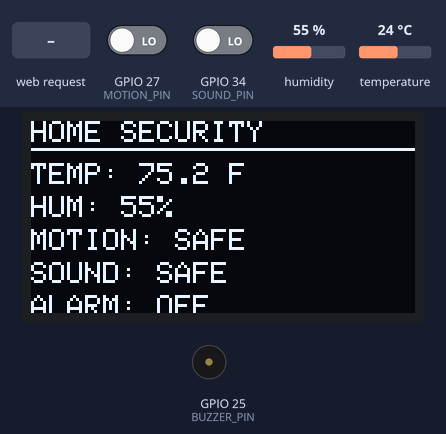
Simulated run of this sketch. Board: ESP32. Parts: 128×64 one-colour display, buzzer (waves = sounding, pin HIGH). The inputs (shaded band) are chosen by the test bench; at power-on: GPIO 27 (MOTION_PIN) LOW, GPIO 34 (SOUND_PIN) LOW, humidity 55 %, temperature 24 °C. WiFi joins after 1.5 s; servers stay silent unless stated; what the sketch prints to the serial monitor is not drawn.

Above: at 5.8 s.
5.9 s: HTTP request GET /alarm/on received
At 6.3 s:
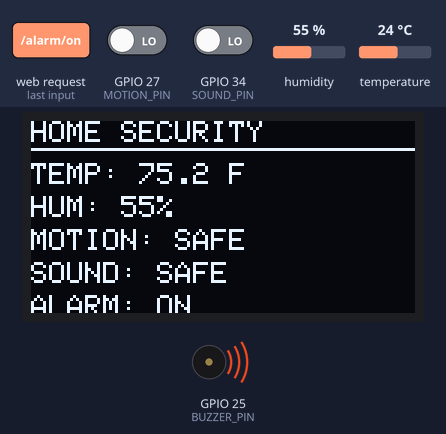
7.4 s: GPIO 27 (MOTION_PIN) driven HIGH
At 9.8 s:
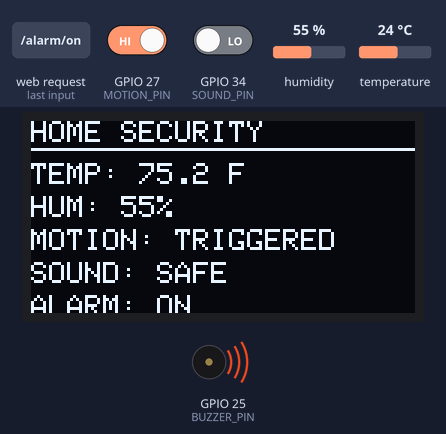
10.1 s: GPIO 34 (SOUND_PIN) driven HIGH
At 11.0 s:
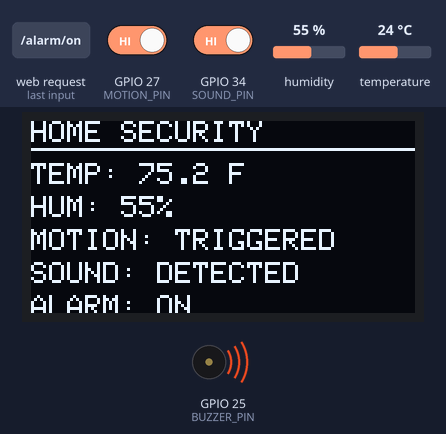
12.1 s: HTTP request GET /alarm/off received
At 13.3 s:
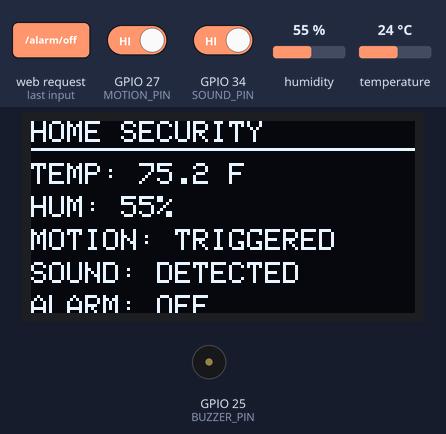
13.6 s: GPIO 27 (MOTION_PIN) driven LOW
At 15.3 s:
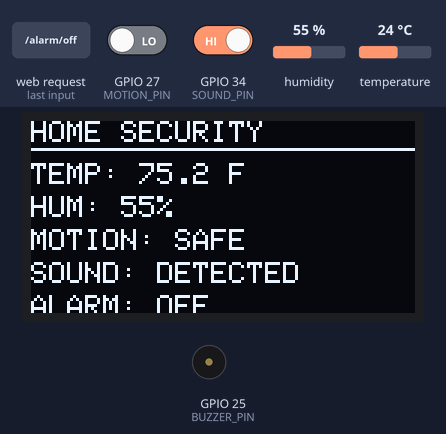
16.1 s: HTTP request GET /alarm/on received
At 16.5 s:
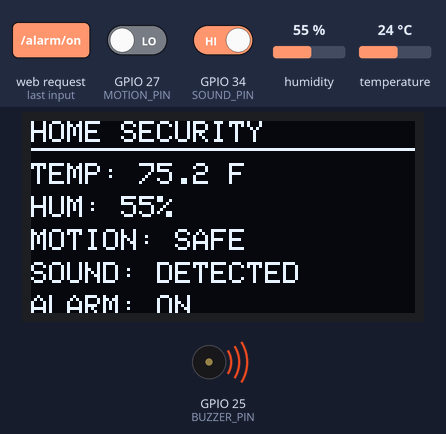
Timing chart, 0 to 18.6 s (numbered marks = the images above; inputs shaded):
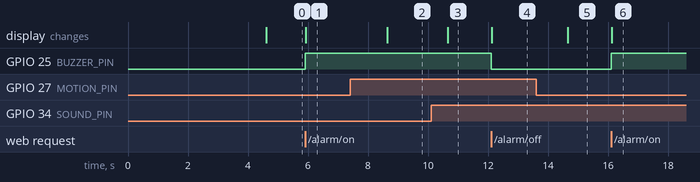

The sketch:

esp32_3led_control.ino
```cpp
#include <WiFi.h>
#include <WebServer.h>
#include <Wire.h>
#include <Adafruit_GFX.h>
#include <Adafruit_SSD1306.h>
#include <DHT.h>

const char* WIFI_SSID = "ParaBot";
const char* WIFI_PASSWORD = "ashleywayligo";

// Pins
const int MOTION_PIN = 27;
const int DHT_PIN = 26;
const int SOUND_PIN = 34;
const int BUZZER_PIN = 25;
const int OLED_SDA = 21;
const int OLED_SCL = 22;

#define DHT_TYPE DHT11
#define OLED_WIDTH 128
#define OLED_HEIGHT 64
#define OLED_ADDRESS 0x3C

DHT dht(DHT_PIN, DHT_TYPE);

Adafruit_SSD1306 display(
  OLED_WIDTH,
  OLED_HEIGHT,
  &Wire,
  -1
);

WebServer server(80);

bool motionDetected = false;
bool soundDetected = false;
bool alarmState = false;
bool oledConnected = false;

float temperature = 0;
float humidity = 0;

bool temperatureValid = false;

unsigned long lastSensorRead = 0;
const unsigned long SENSOR_INTERVAL = 2000;

void setCorsHeaders() {
  server.sendHeader(
    "Access-Control-Allow-Origin",
    "*"
  );

  server.sendHeader(
    "Access-Control-Allow-Methods",
    "GET, OPTIONS"
  );

  server.sendHeader(
    "Access-Control-Allow-Headers",
    "*"
  );
}

void showWelcomeScreen() {
  if (!oledConnected) return;

  display.clearDisplay();

  display.setTextColor(SSD1306_WHITE);
  display.setTextSize(1);

  display.setCursor(24, 18);
  display.println("WELCOME HOME!");

  display.setCursor(30, 38);
  display.println("ESP32 SYSTEM");

  display.display();

  delay(3000);
}

void updateOLED() {
  if (!oledConnected) return;

  display.clearDisplay();

  display.setTextColor(SSD1306_WHITE);
  display.setTextSize(1);

  display.setCursor(0, 0);
  display.println("HOME SECURITY");

  display.drawLine(
    0,
    9,
    127,
    9,
    SSD1306_WHITE
  );

  display.setCursor(0, 14);
  display.print("TEMP: ");

  if (temperatureValid) {
    display.print(temperature, 1);
    display.println(" F");
  } else {
    display.println("-- F");
  }

  display.setCursor(0, 25);
  display.print("HUM: ");

  if (temperatureValid) {
    display.print(humidity, 0);
    display.println("%");
  } else {
    display.println("--%");
  }

  display.setCursor(0, 36);
  display.print("MOTION: ");

  if (motionDetected) {
    display.println("TRIGGERED");
  } else {
    display.println("SAFE");
  }

  display.setCursor(0, 47);
  display.print("SOUND: ");

  if (soundDetected) {
    display.println("DETECTED");
  } else {
    display.println("SAFE");
  }

  display.setCursor(0, 58);
  display.print("ALARM: ");

  if (alarmState) {
    display.println("ON");
  } else {
    display.println("OFF");
  }

  display.display();
}

void readSensors() {
  motionDetected = digitalRead(MOTION_PIN);

  soundDetected = digitalRead(SOUND_PIN);

  float newTemperature =
    dht.readTemperature(true);

  float newHumidity =
    dht.readHumidity();

  if (
    !isnan(newTemperature) &&
    !isnan(newHumidity)
  ) {
    temperature = newTemperature;
    humidity = newHumidity;
    temperatureValid = true;
  } else {
    temperatureValid = false;
  }

  updateOLED();
}

void setAlarm(bool state) {
  alarmState = state;

  digitalWrite(
    BUZZER_PIN,
    alarmState ? HIGH : LOW
  );

  updateOLED();
}

void handleRoot() {
  setCorsHeaders();

  String html = "<!DOCTYPE html>";
  html += "<html>";
  html += "<head>";
  html += "<title>ESP32 Home Security</title>";
  html += "</head>";
  html += "<body>";

  html += "<h1>ESP32 HOME SECURITY SYSTEM</h1>";

  html += "<p>Motion: ";
  html += motionDetected ? "TRIGGERED" : "SAFE";
  html += "</p>";

  html += "<p>Temperature: ";

  if (temperatureValid) {
    html += String(temperature, 1);
    html += " F";
  } else {
    html += "--";
  }

  html += "</p>";

  html += "<p>Humidity: ";

  if (temperatureValid) {
    html += String(humidity, 0);
    html += "%";
  } else {
    html += "--";
  }

  html += "</p>";

  html += "<p>Sound: ";
  html += soundDetected ? "DETECTED" : "SAFE";
  html += "</p>";

  html += "<p>Alarm: ";
  html += alarmState ? "ON" : "OFF";
  html += "</p>";

  html += "</body>";
  html += "</html>";

  server.send(
    200,
    "text/html",
    html
  );
}

void handleStatus() {
  setCorsHeaders();

  String json = "{";

  json += "\"motion\":";
  json += motionDetected ? "true" : "false";

  json += ",\"sound\":";
  json += soundDetected ? "true" : "false";

  json += ",\"temperature\":";

  if (temperatureValid) {
    json += String(temperature, 1);
  } else {
    json += "null";
  }

  json += ",\"humidity\":";

  if (temperatureValid) {
    json += String(humidity, 0);
  } else {
    json += "null";
  }

  json += ",\"alarm\":";
  json += alarmState ? "true" : "false";

  json += ",\"oled\":";
  json += oledConnected ? "true" : "false";

  json += "}";

  server.send(
    200,
    "application/json",
    json
  );
}

void handleAlarmRoute() {
  setCorsHeaders();

  String uri = server.uri();

  if (uri == "/alarm/on") {
    setAlarm(true);

    server.send(
      200,
      "text/plain",
      "Alarm ON"
    );

    return;
  }

  if (uri == "/alarm/off") {
    setAlarm(false);

    server.send(
      200,
      "text/plain",
      "Alarm OFF"
    );

    return;
  }

  server.send(
    404,
    "text/plain",
    "Unknown alarm action"
  );
}

void handleOptions() {
  setCorsHeaders();
  server.send(204);
}

void setup() {
  Serial.begin(115200);

  pinMode(
    MOTION_PIN,
    INPUT
  );

  pinMode(
    SOUND_PIN,
    INPUT
  );

  pinMode(
    BUZZER_PIN,
    OUTPUT
  );

  digitalWrite(
    BUZZER_PIN,
    LOW
  );

  dht.begin();

  Wire.begin(
    OLED_SDA,
    OLED_SCL
  );

  if (
    display.begin(
      SSD1306_SWITCHCAPVCC,
      OLED_ADDRESS
    )
  ) {
    oledConnected = true;

    showWelcomeScreen();
  }

  WiFi.begin(
    WIFI_SSID,
    WIFI_PASSWORD
  );

  int attempts = 0;

  while (
    WiFi.status() != WL_CONNECTED &&
    attempts < 30
  ) {
    delay(500);
    Serial.print(".");
    attempts++;
  }

  if (
    WiFi.status() != WL_CONNECTED
  ) {
    Serial.println();
    Serial.println("WiFi connection failed.");
    return;
  }

  Serial.println();
  Serial.println("WiFi connected!");
  Serial.print("ESP32 IP address: ");
  Serial.println(WiFi.localIP());

  server.on(
    "/",
    HTTP_GET,
    handleRoot
  );

  server.on(
    "/status",
    HTTP_GET,
    handleStatus
  );

  server.on(
    "/alarm/on",
    HTTP_GET,
    handleAlarmRoute
  );

  server.on(
    "/alarm/off",
    HTTP_GET,
    handleAlarmRoute
  );

  server.on(
    "/status",
    HTTP_OPTIONS,
    handleOptions
  );

  server.onNotFound([]() {
    if (
      server.method() == HTTP_OPTIONS
    ) {
      handleOptions();
      return;
    }

    setCorsHeaders();

    server.send(
      404,
      "text/plain",
      "Not found"
    );
  });

  server.begin();

  readSensors();
}

void loop() {
  server.handleClient();

  if (
    millis() - lastSensorRead >=
    SENSOR_INTERVAL
  ) {
    lastSensorRead = millis();

    readSensors();
  }
}
```

Measured:
- after the input at 5.9 s, GPIO 25 (BUZZER_PIN): LOW → HIGH at once; the display: changes at once (image 1)
- after the input at 7.4 s, the display: changes after 1.2 s (image 2)
- after the input at 10.1 s, the display: changes after 0.56 s (image 3)
- after the input at 12.1 s, GPIO 25 (BUZZER_PIN): HIGH → LOW at once; the display: changes at once (image 4)
- after the input at 13.6 s, the display: changes after 1.1 s (image 5)
- after the input at 16.1 s, GPIO 25 (BUZZER_PIN): LOW → HIGH at once; the display: changes at once (image 6)
